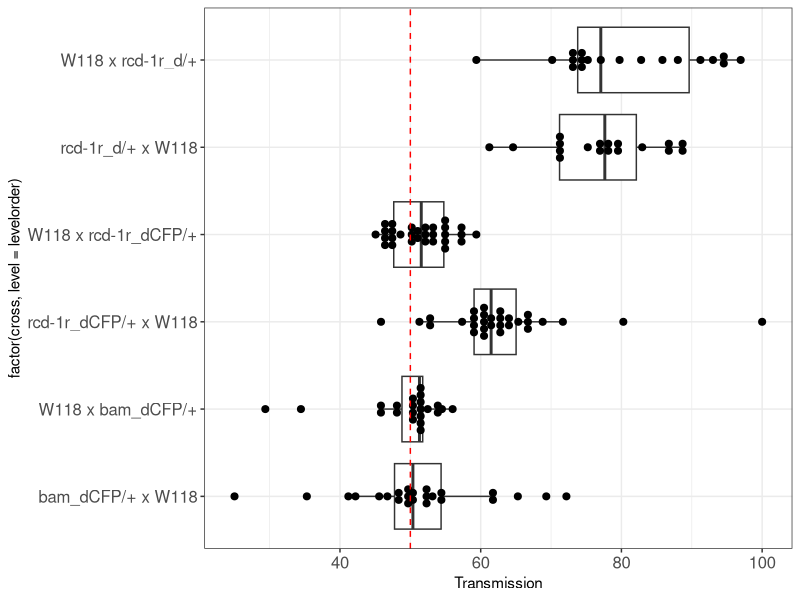

Recreate this plot in R.
library(ggplot2)
library(RColorBrewer)
library(plyr)
library(dplyr)
setwd(dirname(rstudioapi::getActiveDocumentContext()$path))
getwd()

# --- data input
d<-read.table("homing.csv", header=T, sep=",")
names(d)[1] <- "Father_genotype"
d$Father_genotype <- gsub('TM6B', '+', d$Father_genotype)
d$Mother_genotype <- gsub('TM6B', '+', d$Mother_genotype)
names(d)[5] <- "Transmission"

d$cross <- paste(d$Father_genotype,"x",d$Mother_genotype)
d$size <- d$Progeny.Inheriting.Drive.Allele + d$Progeny.Inheriting.WT.Allele
#d$size <- is.na(d$size)
#d <- d[- grep("bam", d$cross),]

levelorder <- c('bam_dCFP/+ x W118','W118 x bam_dCFP/+','rcd-1r_dCFP/+ x W118','W118 x rcd-1r_dCFP/+','rcd-1r_d/+ x W118','W118 x rcd-1r_d/+')     

d.aov <- aov(Transmission ~ cross, data = d)
# Summary of the analysis
summary(d.aov)
TukeyHSD(d.aov)

d_sum <- ddply(d, c("cross"), summarise,
               mean = mean(Transmission),
               med = median(Transmission),
               sd   = sd(Transmission))

            
p <- ggplot(d, aes(x=factor(cross,level=levelorder), y=Transmission)) +
  geom_boxplot(fill="white") +
  geom_dotplot(binaxis='y', stackdir='center',binwidth=1)+
  geom_hline(yintercept=50,linetype="dashed", color = "red")+
  scale_fill_brewer(palette="Dark2") +
  coord_flip() +
  theme_bw()+
  theme(axis.text=element_text(size=12))

plot(p)

#--------- homozygous control crosses ----------

h<-read.table("homing_homo.csv", header=T, sep=",")
names(h)[1] <- "Father_genotype"
names(h)[5] <- "Transmission"
h$cross <- paste(h$Father_genotype,"x",h$Mother_genotype)



# p2 <- ggplot(h, aes(x=factor(cross), y=Transmission)) +
#   geom_boxplot(fill="white") +
#   geom_dotplot(binaxis='y', stackdir='center',binwidth=1)+
#   geom_hline(yintercept=50,linetype="dashed", color = "red")+
#   scale_fill_brewer(palette="Dark2") +
#   coord_flip() +
#   theme_bw()+
#   theme(axis.text=element_text(size=12))
# 
# plot(p2)
